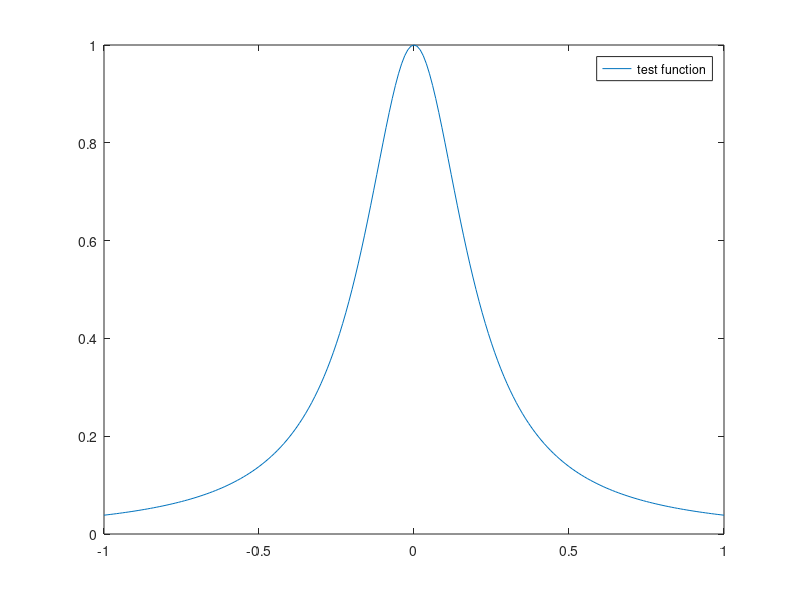

This figure's MATLAB source:
nb_measurements = 100;
nth_order = 10;

function A = matrix_A(nth_order, t)
    A = [];

    % row by row
    for m = 1: length(t)
        % first column
        A(m, 1) = 1;

        % rest of the columns
        for p = 2: nth_order
            a_p = A(m, p - 1) * t(m);
            A(m, p) = a_p;
        end
    end
endfunction


% test function
t = linspace(-1.0, 1.0, nb_measurements);
b = 1.0 ./ (1.0 + 25.0 * power(t, 2));

a = -1.0:0.01:1.0;
c = 1.0 ./ (1.0 + 25.0 * power(a, 2));

% plot graphs
fig = figure;
plot(a, c, "-");
legend("test function");
print -djpg -color "-S200,200" plot.jpg;


% polynomial fit
% A = matrix_A(nth_order, t);
% x = pinv(A) * transpose(b);
% y = A * x;

% % plot graphs
% fig = figure;
% plot(t, b, "o", t, y, "-");
% legend("measurements", "polynomial fit")
% pause;
